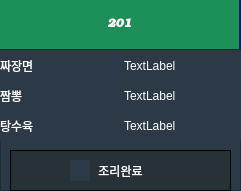
   <widget class="QFrame" name="frame_36">
    <property name="geometry">
     <rect>
      <x>440</x>
      <y>280</y>
      <width>241</width>
      <height>191</height>
     </rect>
    </property>
    <property name="styleSheet">
     <string notr="true">background-color: rgb(44, 58, 71);  /* 배경 색상 */
color: rgb(255, 255, 255);         /* 흰색 글자 */

</string>
    </property>
    <property name="frameShape">
     <enum>QFrame::StyledPanel</enum>
    </property>
    <property name="frameShadow">
     <enum>QFrame::Raised</enum>
    </property>
    <widget class="QFrame" name="frame_37">
     <property name="geometry">
      <rect>
       <x>0</x>
       <y>0</y>
       <width>241</width>
       <height>51</height>
      </rect>
     </property>
     <property name="styleSheet">
      <string notr="true">background-color: rgb(28, 144, 88);  /* 약간 짙은 파랑색 배경 */
color: rgb(255, 255, 255);          /* 흰색 글자 */
border: 0.5px solid rgb(25, 25, 112);  /* 매우 얇은 테두리, 배경과 거의 구별할 수 없음 */</string>
     </property>
     <property name="frameShape">
      <enum>QFrame::StyledPanel</enum>
     </property>
     <property name="frameShadow">
      <enum>QFrame::Raised</enum>
     </property>
     <widget class="QWidget" name="verticalLayoutWidget_10">
      <property name="geometry">
       <rect>
        <x>-1</x>
        <y>-1</y>
        <width>241</width>
        <height>51</height>
       </rect>
      </property>
      <layout class="QVBoxLayout" name="verticalLayout_11">
       <item>
        <widget class="QLabel" name="label_61">
         <property name="font">
          <font>
           <family>URW Bookman</family>
           <weight>75</weight>
           <italic>true</italic>
           <bold>true</bold>
          </font>
         </property>
         <property name="text">
          <string>201</string>
         </property>
         <property name="alignment">
          <set>Qt::AlignCenter</set>
         </property>
        </widget>
       </item>
      </layout>
     </widget>
    </widget>
    <widget class="QFrame" name="frame_38">
     <property name="geometry">
      <rect>
       <x>0</x>
       <y>50</y>
       <width>241</width>
       <height>31</height>
      </rect>
     </property>
     <property name="frameShape">
      <enum>QFrame::StyledPanel</enum>
     </property>
     <property name="frameShadow">
      <enum>QFrame::Raised</enum>
     </property>
     <widget class="QWidget" name="horizontalLayoutWidget_22">
      <property name="geometry">
       <rect>
        <x>0</x>
        <y>0</y>
        <width>241</width>
        <height>31</height>
       </rect>
      </property>
      <layout class="QHBoxLayout" name="horizontalLayout_24">
       <item>
        <widget class="QLabel" name="label_62">
         <property name="text">
          <string>짜장면</string>
         </property>
        </widget>
       </item>
       <item>
        <widget class="QLabel" name="label_63">
         <property name="text">
          <string>TextLabel</string>
         </property>
        </widget>
       </item>
      </layout>
     </widget>
    </widget>
    <widget class="QFrame" name="frame_39">
     <property name="geometry">
      <rect>
       <x>0</x>
       <y>80</y>
       <width>241</width>
       <height>31</height>
      </rect>
     </property>
     <property name="frameShape">
      <enum>QFrame::StyledPanel</enum>
     </property>
     <property name="frameShadow">
      <enum>QFrame::Raised</enum>
     </property>
     <widget class="QWidget" name="horizontalLayoutWidget_23">
      <property name="geometry">
       <rect>
        <x>0</x>
        <y>0</y>
        <width>241</width>
        <height>31</height>
       </rect>
      </property>
      <layout class="QHBoxLayout" name="horizontalLayout_25">
       <item>
        <widget class="QLabel" name="label_64">
         <property name="text">
          <string>짬뽕</string>
         </property>
        </widget>
       </item>
       <item>
        <widget class="QLabel" name="label_65">
         <property name="text">
          <string>TextLabel</string>
         </property>
        </widget>
       </item>
      </layout>
     </widget>
    </widget>
    <widget class="QFrame" name="frame_40">
     <property name="geometry">
      <rect>
       <x>0</x>
       <y>110</y>
       <width>241</width>
       <height>31</height>
      </rect>
     </property>
     <property name="frameShape">
      <enum>QFrame::StyledPanel</enum>
     </property>
     <property name="frameShadow">
      <enum>QFrame::Raised</enum>
     </property>
     <widget class="QWidget" name="horizontalLayoutWidget_24">
      <property name="geometry">
       <rect>
        <x>0</x>
        <y>0</y>
        <width>241</width>
        <height>31</height>
       </rect>
      </property>
      <layout class="QHBoxLayout" name="horizontalLayout_26">
       <item>
        <widget class="QLabel" name="label_66">
         <property name="text">
          <string>탕수육</string>
         </property>
        </widget>
       </item>
       <item>
        <widget class="QLabel" name="label_67">
         <property name="text">
          <string>TextLabel</string>
         </property>
        </widget>
       </item>
      </layout>
     </widget>
    </widget>
    <widget class="QPushButton" name="pushButton_7">
     <property name="geometry">
      <rect>
       <x>10</x>
       <y>150</y>
       <width>221</width>
       <height>41</height>
      </rect>
     </property>
     <property name="styleSheet">
      <string notr="true">background-color: rgb(38, 50, 56);  /* 배경 색상 */
border: 1px solid black;            /* 얇은 검정색 테두리 */
color: white;                      /* (선택 사항) 흰색 글자 */
</string>
     </property>
     <property name="text">
      <string>조리완료</string>
     </property>
    </widget>
    <widget class="QLabel" name="label_68">
     <property name="geometry">
      <rect>
       <x>70</x>
       <y>160</y>
       <width>20</width>
       <height>21</height>
      </rect>
     </property>
     <property name="text">
      <string/>
     </property>
     <property name="pixmap">
      <pixmap>../pngwing.com.png</pixmap>
     </property>
     <property name="scaledContents">
      <bool>true</bool>
     </property>
    </widget>
   </widget>
